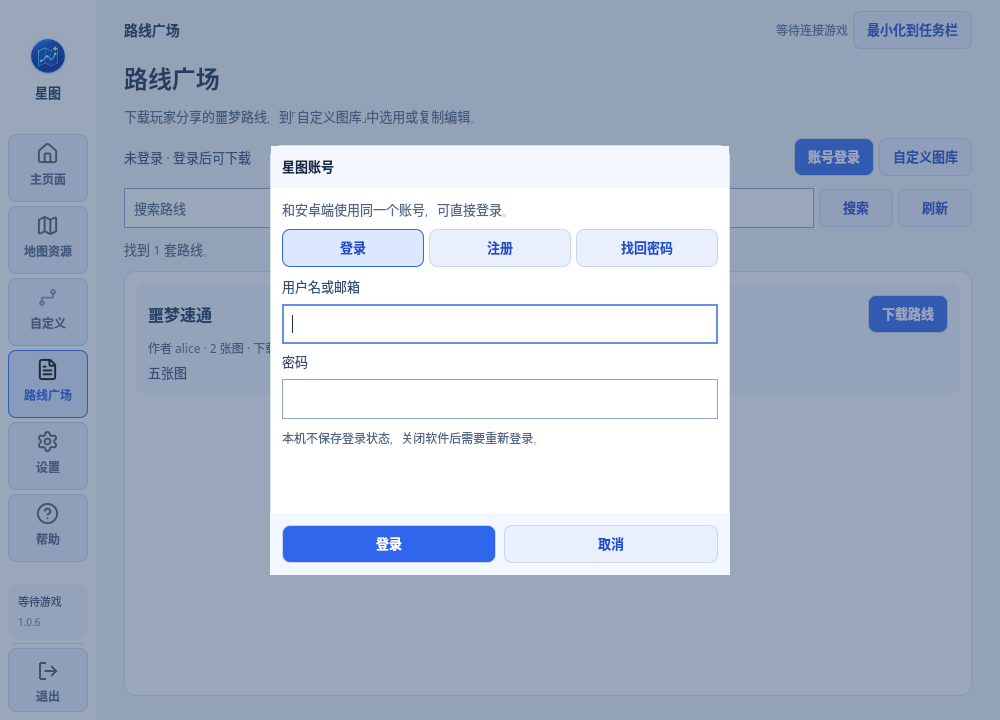
#> input picture docs/images/qt-account-login.png, 1000 x 720 px
$ python -i build_custom_map_package.py   (imports and definitions only)
#> lines starting #> are read from the running program, lines starting #| are printed output that depends on the picture; after the words box and inside, x2 and y2 are one past the last pixel; in counts of white or black regions, pixels touching at a corner belong together
"""Build the custom map package: legacy editor art bound to game road data.

Inputs (all local, paths are arguments):
  --legacy     the earlier PC route editor assets (catalog.json, blank/, maps/,
               navigation/, exit-icon.png)
  --game-data  the nightmare 24-map handoff (index.json, maps/<layout>/topology-*.json)
  --structures the assembled public structure release (structure-index.json)

  --road-patches  confirmed road links the game data lacks (default
               custom-road-patches.json next to this script)
  --art        optional clear redrawn floors, <layoutId>/<B1|1F|2F>.png on a
               white background, shown instead of the legacy art
  --increment  optional maps the 24-map handoff lacks: editor-manifest.json in
               this package's format, editor-topology/ and per-floor
               structure.npz, e.g. the 2.104.3085069 handoff of 104026/104027

Output: a new directory with manifest.json, images/, topology/ and exit-icon.png.
Images are re-encoded as WebP (lossless alpha) and topology keeps only the
road graph the app reads, so the installed package stays small.

With --art the redrawn floor is registered to the game's normal render of the
same floor (its alpha is the native footprint) and shown instead; the legacy
registration is still made and kept as each floor's "template" geometry,
because legacy stairs and Android route cells are defined on the legacy art.

Each legacy floor image is registered onto its native structure canvas: an
initial centroid/area similarity refined by ECC (affine) on the image alpha
against the structure footprint. Template-to-map pairing is fixed below and
was chosen by footprint overlap across all candidate maps. Legacy verified
stairs are converted to native pixels and kept as cross-floor links because
the game data has no verified transfers yet.
"""
from __future__ import annotations

import argparse
import hashlib
import json
from pathlib import Path
import shutil
import zipfile

import cv2
import numpy as np
from PIL import Image

SCHEMA = "xingtu-custom-maps-v1"
# Legacy template number -> runtime nightmare map id (templates 17-19 have no map).
TEMPLATE_MAPS = {
    1: "nightmare-03", 2: "nightmare-09", 3: "nightmare-11", 4: "nightmare-10", 5: "nightmare-14",
    6: "nightmare-15", 7: "nightmare-04", 8: "nightmare-12", 9: "nightmare-06", 10: "nightmare-18",
    11: "nightmare-19", 12: "nightmare-01", 13: "nightmare-13", 14: "nightmare-02", 15: "nightmare-16",
    16: "nightmare-17", 20: "nightmare-07", 21: "nightmare-08", 22: "nightmare-20", 23: "nightmare-21",
    24: "nightmare-05", 25: "33956dfb-8e0d-4627-a26c-e1904d687084",
    26: "4f5d6ac0-b1ae-4338-8d6e-b67cd1e3af51", 27: "37d291a1-529d-4a0e-8938-e4754e5f7a0d",
}
FLOORS = {"minus-1": "B1", "1": "1", "2": "2"}
# Maps added after the legacy editor -> the Android route editor template drawn for them.
# Those templates are the native canvas scaled by 0.7 (alpha IoU 0.96-0.97 against the
# structure footprint at exactly that scale, checked 2026-10-29), so their cells convert directly.
INCREMENT_TEMPLATES = {"nightmare-layout-104026": ("nightmare-layout-28", 28, .7),
                       "nightmare-layout-104027": ("nightmare-layout-29", 29, .7)}
ROAD_PATCHES = Path(__file__).resolve().parent / "custom-road-patches.json"
PATCH_SCHEMA = "xingtu-custom-road-patches-v1"
TILE = 60
MIN_OVERLAP = 0.8
QUALITY = 90
# Topology fields the app reads; the rest is provenance kept in the game data.
TOPOLOGY_KEYS = ("mapId", "floor", "shape", "maskSha256", "points", "pointRooms", "links")
ART_LABELS = {"B1": "B1", "1": "1F", "2": "2F"}
STAIR_KEYS = ("id", "from", "to", "cost", "bidirectional")


def sha256(path: Path) -> str:
    return hashlib.sha256(path.read_bytes()).hexdigest()


def mask_sha256(mask: np.ndarray) -> str:
    """Hash the native footprint as C-order binary uint8, shared with runtime."""
    return hashlib.sha256(np.ascontiguousarray(mask > 0, dtype=np.uint8).tobytes()).hexdigest()


# [15 lines left out: functions checked_mask_sha256, read_image, not called in this run]


def iou(a: np.ndarray, b: np.ndarray) -> float:
    return float((a & b).sum() / max(1, (a | b).sum()))


# [31 lines left out: function register, not called in this run]


def read_art(path: Path) -> tuple[np.ndarray, np.ndarray]:
    """A white-background redraw as RGBA: white outside the map becomes transparent.

    Closing first keeps thin light inner wall strokes opaque; enclosed white
    courtyards larger than that stay transparent like the game's own render.
    """
#> called with path = '../../docs/images/qt-account-login.png'
    rgb = np.asarray(Image.open(path).convert("RGB"))
#> rgb is the input picture: shape (720, 1000, 3); mean R, G, B 171.2, 183, 201.8
    ink = (255 - rgb.astype(np.int16)).max(-1) > 24
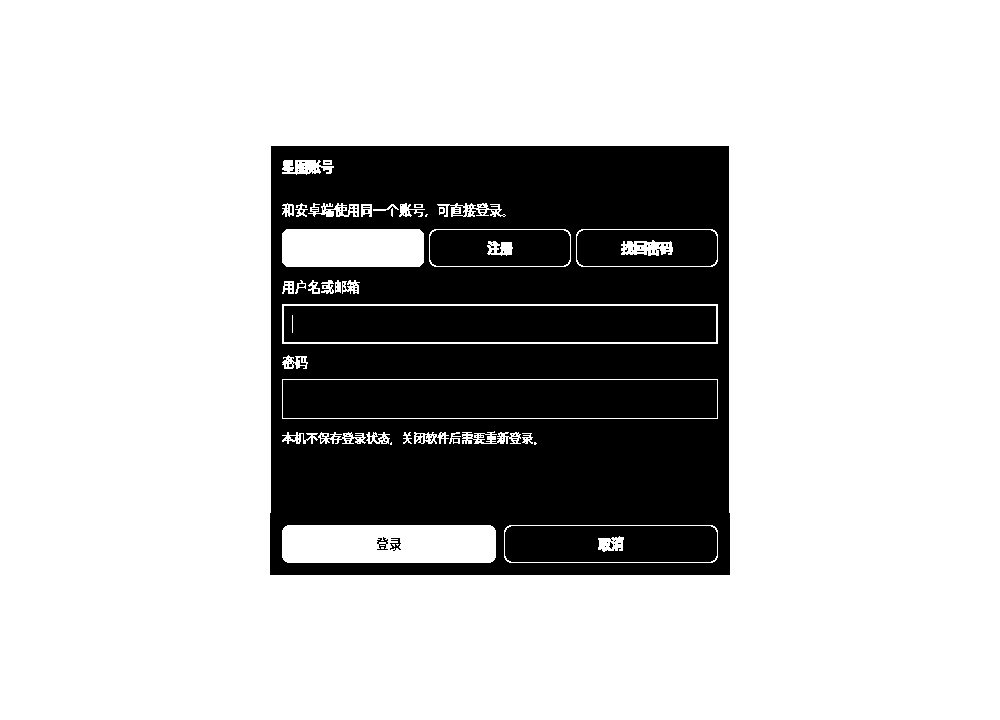
#> ink: shape (720, 1000) bool; 75.9% white; 155 black regions (146 under 20 px), largest, box (x1, y1, x2, y2) and area: (270, 146, 730, 575) 124678, (283, 380, 717, 418) 16492, (284, 306, 716, 342) 15534
    pad = 8  # Closing must not grow the map into the image border.
    solid = cv2.copyMakeBorder(ink.astype(np.uint8), pad, pad, pad, pad, cv2.BORDER_CONSTANT, value=0)
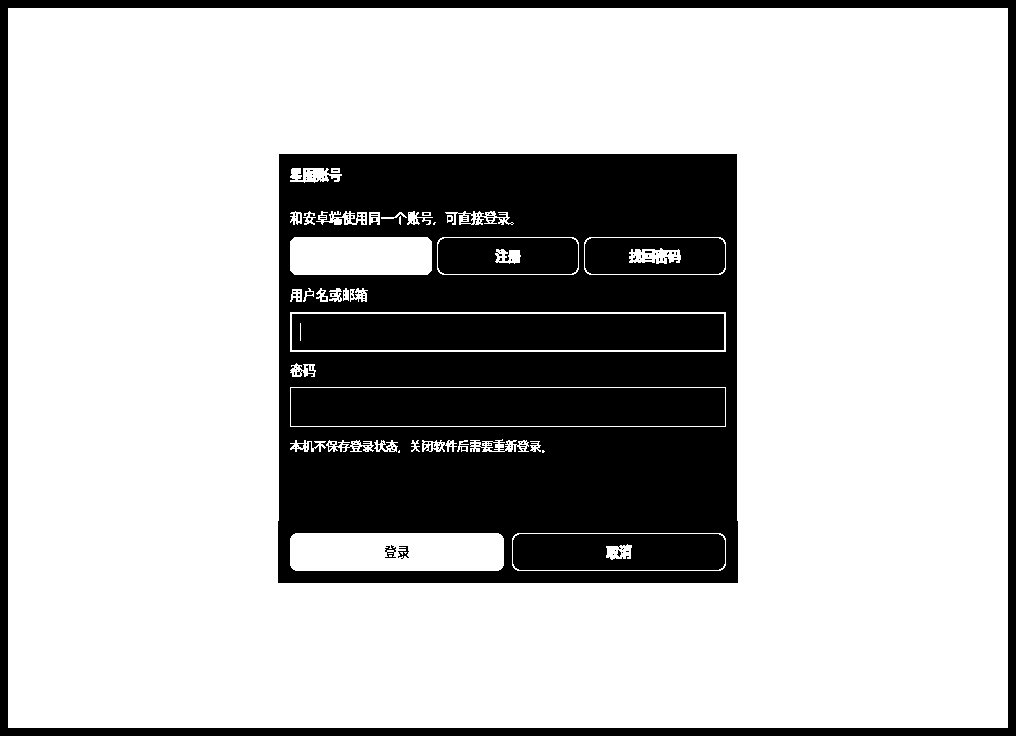
#> solid: shape (736, 1016); values 0 (black) and 1 (white), 73.1% white; 156 black regions (146 under 20 px), largest, box (x1, y1, x2, y2) and area: (278, 154, 738, 583) 124678, (0, 0, 1016, 736) 27776, (291, 388, 725, 426) 16492
    solid = cv2.morphologyEx(solid, cv2.MORPH_CLOSE, np.ones((7, 7), np.uint8))
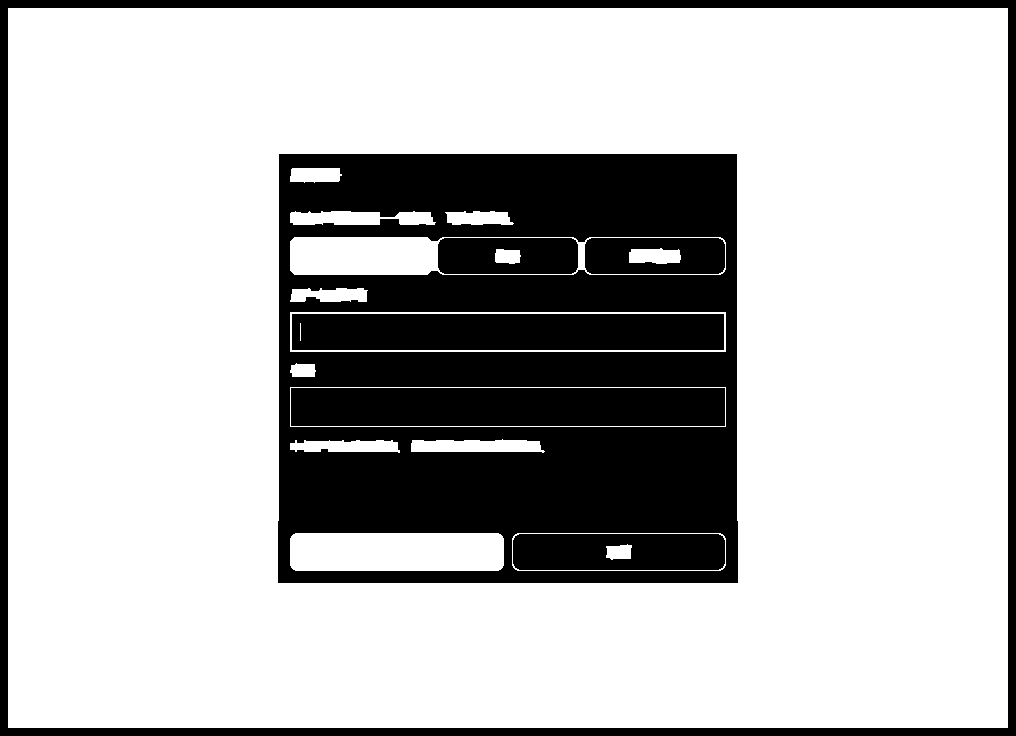
#> solid: shape (736, 1016); values 0 (black) and 1 (white), 73.5% white; 7 black regions, largest, box (x1, y1, x2, y2) and area: (278, 154, 738, 583) 122261, (0, 0, 1016, 736) 27776, (291, 388, 725, 426) 16492
    solid = cv2.morphologyEx(solid, cv2.MORPH_OPEN, np.ones((3, 3), np.uint8))[pad:-pad, pad:-pad] > 0
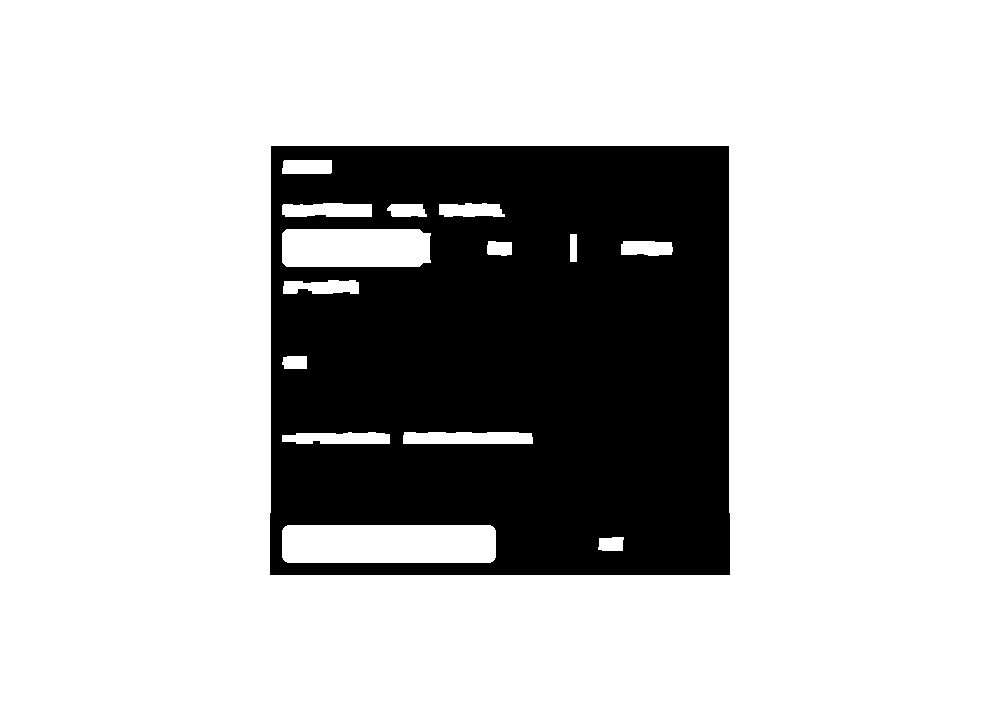
#> solid: shape (720, 1000) bool; 75.8% white; 1 black region, box (x1, y1, x2, y2) and area: (270, 146, 730, 575) 174566
    alpha = cv2.GaussianBlur(solid.astype(np.float32), (3, 3), 0)
    return np.dstack([rgb, np.round(alpha * 255).astype(np.uint8)]), solid


def write_rgba(rgba: np.ndarray, target: Path, quality: int) -> None:
    options = dict(lossless=True) if quality == 0 else dict(quality=quality, alpha_quality=100)
    Image.fromarray(rgba, "RGBA").save(target, "WEBP", method=6, **options)


# [342 lines left out: functions through, write_image, load_road_patches, apply_road_patches, write_topology, cell_to_image and 3 more, not called in this run]


# [2 lines not run here, left out]

>>> result = read_art('../../docs/images/qt-account-login.png')
